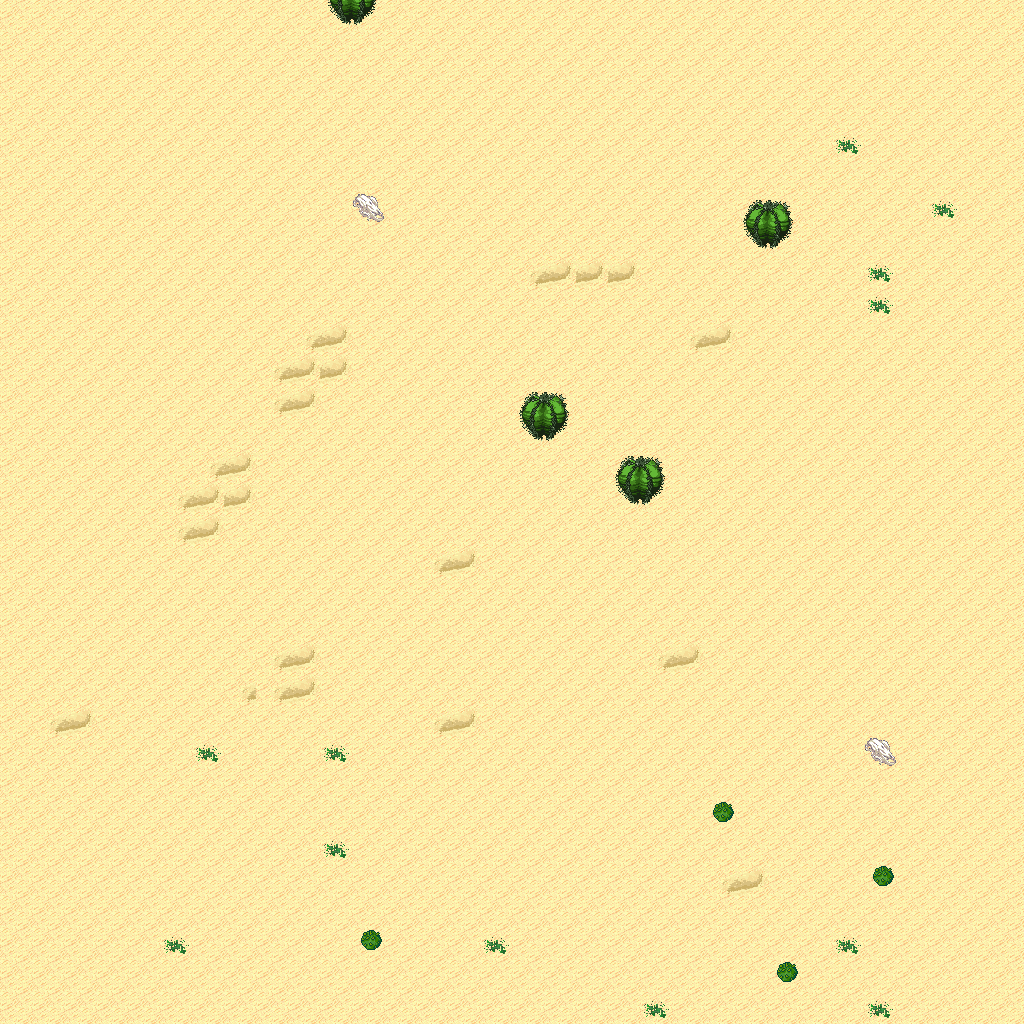

A level layout from a 2D game, rendered from its tile map. Below: a short description, then the map file with tile-grid data replaced by summaries:
An orthogonal 32x32 tile map with 32x32 px tiles, 5 tile layers (Ground, Objects, Objects2, Above, ...), 1 hidden layer not drawn, 6 tilesets.

<map version="1.10" tiledversion="1.11.0" orientation="orthogonal" renderorder="right-down" width="32" height="32" tilewidth="32" tileheight="32" infinite="0" nextlayerid="11" nextobjectid="1">
 <tileset firstgid="1" name="logic_collision" tilewidth="32" tileheight="32" tilecount="1" columns="1">
  <image source="../drawable/logic_collision.png" width="32" height="32" />
 </tileset>
 <tileset firstgid="2" name="terrain_desert" tilewidth="32" tileheight="32" tilecount="88" columns="8">
  <image source="../drawable/terrain_desert.png" width="256" height="352" />
 </tileset>
 <tileset firstgid="90" name="ground_sand_2" tilewidth="32" tileheight="32" tilecount="15" columns="5">
  <image source="../drawable/ground_sand_2.png" width="160" height="96" />
 </tileset>
 <tileset firstgid="105" name="plant_cactus_2" tilewidth="32" tileheight="32" tilecount="10" columns="5">
  <image source="../drawable/plant_cactus_2.png" width="160" height="64" />
 </tileset>
 <tileset firstgid="115" name="plant_round_cactuses" tilewidth="32" tileheight="32" tilecount="20" columns="10">
  <image source="../drawable/plant_round_cactuses.png" width="320" height="64" />
 </tileset>
 <tileset firstgid="135" name="plant_cactus" tilewidth="32" tileheight="32" tilecount="2" columns="1">
  <image source="../drawable/plant_cactus.png" width="32" height="64" />
 </tileset>
 <layer id="1" name="Ground" width="32" height="32">
  <data>[1024 cells, 1024 non-empty, 5 distinct tile ids]</data>
 </layer>
 <layer id="2" name="Objects" width="32" height="32">
  <data>[1024 cells, 12 non-empty, 3 distinct tile ids]</data>
 </layer>
 <layer id="3" name="Objects2" width="32" height="32">
  <data>[1024 cells, 0 non-empty, 0 distinct tile ids]</data>
 </layer>
 <layer id="4" name="Above" width="32" height="32">
  <data>[1024 cells, 6 non-empty, 2 distinct tile ids]</data>
 </layer>
 <layer id="5" name="Above2" width="32" height="32">
  <data>[1024 cells, 0 non-empty, 0 distinct tile ids]</data>
 </layer>
 <layer id="6" name="Walkable" width="32" height="32" visible="0">
  <data>[1024 cells, 14 non-empty, 1 distinct tile ids]</data>
 </layer>
 <objectgroup id="7" name="Mapevents" />
 <objectgroup id="8" name="Spawn" />
 <objectgroup id="9" name="Keys" />
 <objectgroup id="10" name="Replace" />
</map>
